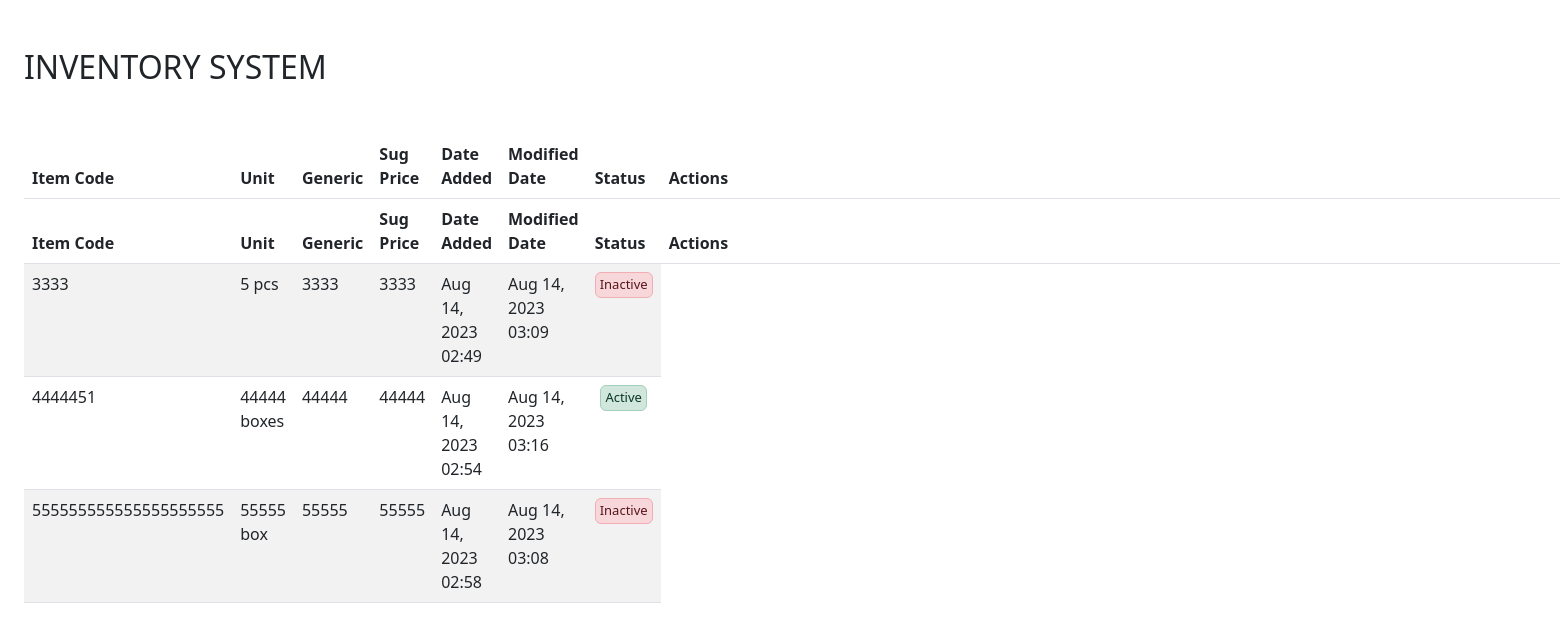
Page /inventory/productTable.php on the committed database.
### tables this page shows
CREATE TABLE `inventory_tb` (
  `InventoryID` int(11) NOT NULL,
  `itemTypeID` int(11) NOT NULL,
  `itemCode` varchar(100) DEFAULT NULL,
  `Unit` int(11) DEFAULT NULL,
  `Description` varchar(300) DEFAULT NULL,
  `Generic` varchar(100) DEFAULT NULL,
  `SugPrice` double DEFAULT NULL,
  `MWprice` double NOT NULL,
  `IPDprice` double NOT NULL,
  `Ppriceuse` double NOT NULL,
  `Status` tinyint(1) NOT NULL,
  `UnitType` varchar(300) NOT NULL DEFAULT 'pcs',
  `createDate` datetime DEFAULT current_timestamp(),
  `modifiedDate` datetime NOT NULL DEFAULT current_timestamp()
);

### inventory/productTable.php (the view, shortened to what this page needs)
<!DOCTYPE html>
<html lang="en">
<head>
    <link rel="stylesheet" href="https://cdnjs.cloudflare.com/ajax/libs/twitter-bootstrap/5.3.0/css/bootstrap.min.css">
    <link rel="stylesheet" href="https://cdn.datatables.net/1.13.6/css/dataTables.bootstrap5.min.css">
</head>
<body>
    <div class="table w-100 p-4">
        <h2 class="mt-4 mb-5">INVENTORY SYSTEM</h2>
        <?php include './add/add.php'; ?>
        <?php include './view/view.php'; ?>
        <table id="example" class="table table-striped" style="width:100%">
            <thead>
                <tr>
                    <th>Item Code</th>
                    <th>Unit</th>
                    <th>Generic</th>
                    <th>Sug Price</th>
                    <th>Date Added</th>
                    <th>Modified Date</th>
                    <th>Status</th>
                    <th>Actions</th>
                </tr>
            </thead>
            <tbody>
                <?php
                $connection = connect();
                $sql = "select * from inventory_tb ";
                $result = $connection->query($sql);
                while ($row = $result->fetch_assoc()) {
                    $activeStatus = ($row["Status"]  == "1") ? "Active"  : "Inactive";
                    $statusColor = ($row["Status"]  == "1") ? "alert-success"  : "alert-danger";
                    echo "
                        <tr>
                            <td>" . $row["itemCode"] . "</td>
                            <td>" . $row["Unit"] . " " . $row["UnitType"] . "</td>
                            <td>" . $row["Generic"] . "</td>
                            <td>" . $row["SugPrice"] . "</td>
                            <td>" . date("M d, Y h:i", strtotime($row["createDate"])) . "</td>
                            <td>" . date("M d, Y h:i", strtotime($row["modifiedDate"])) . "</td>
                            <td>
                                <div class='d-flex w-100 h-100 d-flex '>
                                    <h6 style='font-size: 13px' class='p-1 alert m-auto " . $statusColor . "'>" . $activeStatus . "</h6>
                                </div>
                            </td>
                            <td class='invisible'>" . json_encode($row) . "</td>
                        </tr>
                        ";
                }
                ?>
            </tbody>
        </table>
    </div>
</body>
</html>

### rows in the picture
inventory_tb: itemCode "3333", Unit "5", UnitType "pcs", Generic "3333", SugPrice "3333", createDate "Aug 14, 2023 02:49", modifiedDate "Aug 14, 2023 03:09", Status "Inactive"
inventory_tb: itemCode "4444451", Unit "44444", UnitType "boxes", Generic "44444", SugPrice "44444", createDate "Aug 14, 2023 02:54", modifiedDate "Aug 14, 2023 03:16", Status "Active"
inventory_tb: itemCode "555555555555555555555", Unit "55555", UnitType "box", Generic "55555", SugPrice "55555", createDate "Aug 14, 2023 02:58", modifiedDate "Aug 14, 2023 03:08", Status "Inactive"
